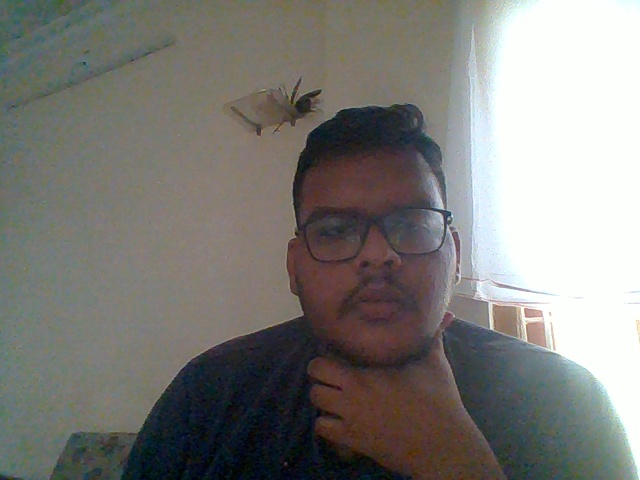
#> input picture Image Processing/cam.jpeg, 640 x 480 px, given in place of the camera
$ jupyter execute --allow-errors face_suman.ipynb
#> lines starting #> are read from the running program, lines starting #| are printed output that depends on the picture
[cell 1]
import cv2
import numpy as np

[cell 2]
img=cv2.imread('logo.png')

#> (a cell that did not finish here is left out)

[cell 4]
test=np.zeros((640,400))

[cell 5]
cv2.imwrite('test.jpeg',test)

[cell 6]
test1=np.ones((640,400))

[cell 7]
cv2.imwrite('test1.jpeg',test1)

[cell 8]
test1=test1*127

[cell 9]
test=np.random.randint(1,255,307200)

[cell 10]
t_r=test.reshape(640,480)
t_c=test.reshape(480,640)

[cell 11]
cv2.imwrite('t_r.jpeg',t_r)
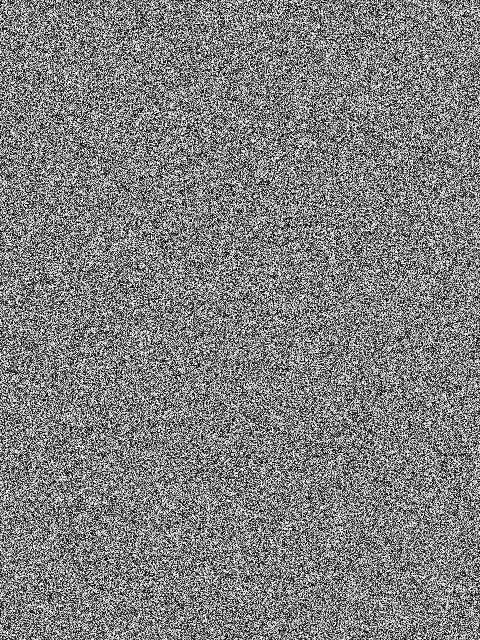
#> saved as t_r.jpeg: shape (640, 480); min 1, max 254, mean 127.6
cv2.imwrite('t_c.jpeg',t_c)
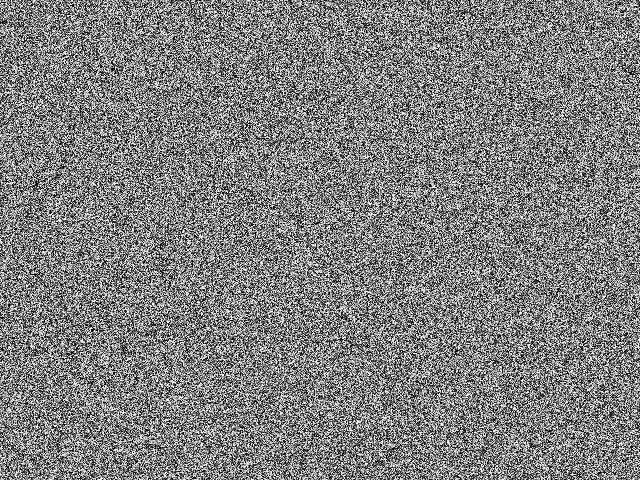
#> saved as t_c.jpeg: shape (480, 640); min 1, max 254, mean 127.6

[cell 12]
from matplotlib import pyplot as plt
img = cv2.imread('t_c.jpeg')
#> img: shape (480, 640, 3); min 0, max 255, mean 127.6
plt.imshow(img)
plt.title('my picture')
plt.show()

[cell 13]
camera=cv2.VideoCapture(0)
_,img=camera.read()
#> img is the input picture: shape (480, 640, 3); mean B, G, R 121.2, 125.1, 126.3
del(camera)

[cell 14]
cv2.imwrite("cam.jpeg",img)
img = cv2.imread('cam.jpeg')
plt.imshow(img)

[cell 15]
camera=cv2.VideoCapture(0)
while True:
    val,image=camera.read()
    cv2.imshow('img',image)
    if cv2.waitKey(1) & 0xFF == ord('q'):
#> (key q is pressed here)
